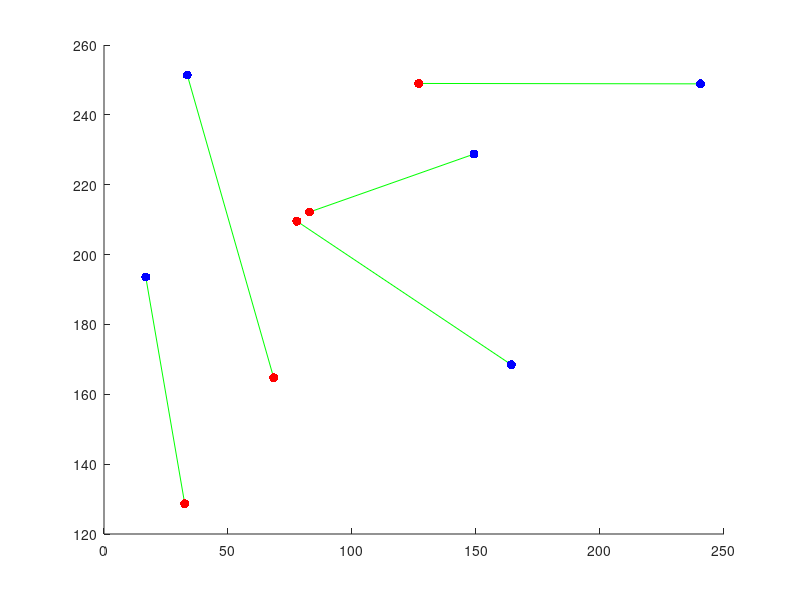
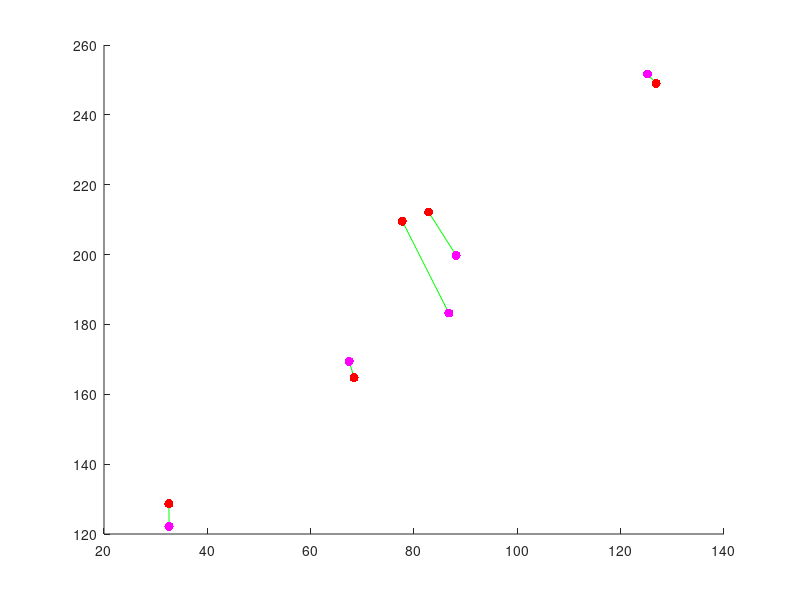

These charts were generated, in order, by the following MATLAB code:
function practical1

%The aim of practical 1 is to calculate the homography that best maps two
%sets of points to one another.  We will (eventually) use this for creating
%panoramas, and for calculating the 3d pose of planes.  You should use this
%template for your code and fill in the missing sections marked "TO DO"

%close all open figures
close all;

%set of two dimensional Cartesian points
pts1Cart = [  240.5000   16.8351   33.5890  164.2696  149.1911;...
              248.8770  193.5890   251.3901 168.4581  228.7723];

%turn points to homogeneous representation
pts1Hom = [pts1Cart; ones(1,size(pts1Cart,2))];
      
%define a homography
H = [0.6 0.7 -100; 1.0 0.6 50; 0.001 0.002 1.0];

% create a constant factor to test the ambiguity of homography 
% factor = 100*randn(1);
% H = H.*factor;

%apply homography to points
pts2Hom = H*pts1Hom;

%convert back to Cartesian
pts2Cart = pts2Hom(1:2,:)./repmat(pts2Hom(3,:),2,1);

%add a small amount of noise
noiseLevel = 4.0;
pts2Cart = pts2Cart+noiseLevel*randn(size(pts2Cart));

%draw two set of two dimensional points
%opens figure
figure; set(gcf,'Color',[1 1 1]);
%draw lines between each pair of points
nPoint = size(pts1Cart,2);
for (cPoint = 1:nPoint)
    %plot a green line between each pair of points
    plot([pts1Cart(1,cPoint) pts2Cart(1,cPoint)],[pts1Cart(2,cPoint) pts2Cart(2,cPoint)],'g-');
    %make sure we don't replace with next point
    hold on;
end;

%draws first set of points
plot(pts1Cart(1,:),pts1Cart(2,:),'b.','MarkerSize',20);
%remove axis
set(gca,'Box','Off');

%draws second set of points
plot(pts2Cart(1,:),pts2Cart(2,:),'r.','MarkerSize',20);

%now our goal is to transform the first points so that they map to the
%second set of points

%****TO DO****: Fill in the details of this routine 
%At the moment, it just returns and identity matrix (body is below)
HEst = calcBestHomography(pts1Cart, pts2Cart);

%now we will see how well the routine works by applying the mapping and
%measuring the square  distance between the desired and actual positions

%apply homography to points
pts2EstHom = HEst*pts1Hom;

%convert back to Cartesian
pts2EstCart = pts2EstHom(1:2,:)./repmat(pts2EstHom(3,:),2,1);

%calculate mean squared distance from actual points
sqDiff = mean(sum((pts2Cart-pts2EstCart).^2));

%draw figure with points before and after
%draw two set of two dimensional points
%opens figure
figure; set(gcf,'Color',[1 1 1]);
%draw lines between each pair of points
nPoint = size(pts1Cart,2);
for (cPoint = 1:nPoint)
    %plot a green line pairs of actual and estimated points
    plot([pts2Cart(1,cPoint) pts2EstCart(1,cPoint)],[pts2Cart(2,cPoint) pts2EstCart(2,cPoint)],'g-');
    %make sure we don't replace with next point
    hold on;
end;

%draws second set of points
plot(pts2Cart(1,:),pts2Cart(2,:),'r.','MarkerSize',20);
%remove axis
set(gca,'Box','Off');

%draws estimated positions of second set of points
plot(pts2EstCart(1,:),pts2EstCart(2,:),'m.','MarkerSize',20);

%other things **** TO DO ****
%1. Convince yourself that the homography is ambiguous up to scale (by
%multiplying it by a constant factor and showing it does the same thing).
%Can you see why this is mathematically the case?
%2. Show empirically that your homography routine can EXACTLY map any four points to any
%other four points
%3. Now move to practical 1b.




%==========================================================================
function H = calcBestHomography(pts1Cart, pts2Cart)

%should apply direct linear transform (DLT) algorithm to calculate best
%homography that maps the points in pts1Cart to their corresonding matchin in 
%pts2Cart

%****TO DO ****: replace this
%H = eye(3);

%**** TO DO ****;
%first turn points to homogeneous
pts1Hom = [pts1Cart; ones(1,size(pts1Cart,2))];
pts2Hom = [pts2Cart; ones(1,size(pts2Cart,2))];
%then construct A matrix which should be (10 x 9) in size
A = zeros(10,9);
[m n] = size(pts1Hom);
pts1Hom = pts1Hom';
pts2Hom = pts2Hom';
Y = pts2Hom(:,2);
X = pts2Hom(:,1);
A1 = zeros(n*2,3);
A2 = zeros(n*2,3);
A3 = zeros(n*2,3);
for i = 1:n
    A1(2*i,:) = pts1Hom(i,:);
    A2(2*i-1,:) = -pts1Hom(i,:);
    A3(2*i-1,:) = Y(i)*pts1Hom(i,:);
    A3(2*i,:) = -X(i)*pts1Hom(i,:);
end
A = [A1 A2 A3];

%solve Ah = 0 by calling
%h = solveAXEqualsZero(A); (you have to write this routine too - see below)
h = solveAXEqualsZero(A);

%reshape h into the matrix H
H = reshape(h,3,3)';

%Beware - when you reshape the (9x1) vector x to the (3x3) shape of a homography, you must make
%sure that it is reshaped with the values going first into the rows.  This
%is not the way that the matlab command reshape works - it goes columns
%first.  In order to resolve this, you can reshape and then take the
%transpose


%==========================================================================
function x = solveAXEqualsZero(A);

%****TO DO **** Write this routine 
[U,S,V] = svd(A);
x = V(:,end);